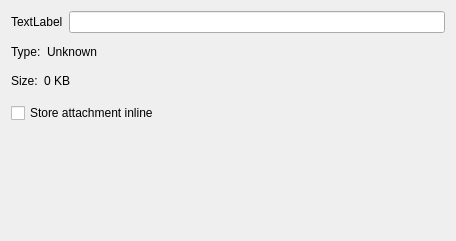
<?xml version="1.0" encoding="UTF-8"?>
<ui version="4.0">
 <class>AttachmentEditDialog</class>
 <widget class="QWidget" name="AttachmentEditDialog">
  <property name="geometry">
   <rect>
    <x>0</x>
    <y>0</y>
    <width>445</width>
    <height>241</height>
   </rect>
  </property>
  <layout class="QGridLayout" name="gridLayout">
   <item row="0" column="0" colspan="2">
    <layout class="QHBoxLayout" name="horizontalLayout">
     <item>
      <widget class="QLabel" name="mIcon">
       <property name="text">
        <string>TextLabel</string>
       </property>
      </widget>
     </item>
     <item>
      <widget class="KLineEdit" name="mLabelEdit">
       <property name="toolTip">
        <string extracomment="@info:tooltip">Give the attachment a name</string>
       </property>
       <property name="whatsThis">
        <string extracomment="@info:whatsthis">Type any string you desire here for the name of the attachment</string>
       </property>
       <property name="clickMessage">
        <string extracomment="@label">Attachment name</string>
       </property>
      </widget>
     </item>
    </layout>
   </item>
   <item row="1" column="0" colspan="2">
    <widget class="KSeparator" name="kseparator"/>
   </item>
   <item row="2" column="1">
    <widget class="QLabel" name="mTypeLabel">
     <property name="sizePolicy">
      <sizepolicy hsizetype="Expanding" vsizetype="Preferred">
       <horstretch>0</horstretch>
       <verstretch>0</verstretch>
      </sizepolicy>
     </property>
     <property name="text">
      <string>Unknown</string>
     </property>
    </widget>
   </item>
   <item row="4" column="0" colspan="2">
    <widget class="QCheckBox" name="mInlineCheck">
     <property name="toolTip">
      <string extracomment="@info:tooltip">Store the attachment file inside the calendar</string>
     </property>
     <property name="whatsThis">
      <string extracomment="@info:whatsthis">Checking this option will cause the attachment to be stored inside your calendar, which can take a lot of space depending on the size of the attachment. If this option is not checked, then only a link pointing to the attachment will be stored.  Do not use a link for attachments that change often or may be moved (or removed) from their current location.</string>
     </property>
     <property name="text">
      <string extracomment="@option:check">Store attachment inline</string>
     </property>
    </widget>
   </item>
   <item row="6" column="0" colspan="2">
    <spacer name="verticalSpacer">
     <property name="orientation">
      <enum>Qt::Vertical</enum>
     </property>
     <property name="sizeHint" stdset="0">
      <size>
       <width>434</width>
       <height>109</height>
      </size>
     </property>
    </spacer>
   </item>
   <item row="3" column="0" colspan="2">
    <widget class="QStackedWidget" name="mStackedWidget">
     <property name="sizePolicy">
      <sizepolicy hsizetype="Preferred" vsizetype="Fixed">
       <horstretch>0</horstretch>
       <verstretch>0</verstretch>
      </sizepolicy>
     </property>
     <property name="currentIndex">
      <number>1</number>
     </property>
     <widget class="QWidget" name="page">
      <layout class="QHBoxLayout" name="horizontalLayout_2">
       <property name="leftMargin">
        <number>0</number>
       </property>
       <property name="rightMargin">
        <number>0</number>
       </property>
       <item>
        <widget class="QLabel" name="label_2">
         <property name="sizePolicy">
          <sizepolicy hsizetype="Minimum" vsizetype="Preferred">
           <horstretch>0</horstretch>
           <verstretch>0</verstretch>
          </sizepolicy>
         </property>
         <property name="text">
          <string>Location:</string>
         </property>
         <property name="alignment">
          <set>Qt::AlignRight|Qt::AlignTrailing|Qt::AlignVCenter</set>
         </property>
        </widget>
       </item>
       <item>
        <widget class="KUrlRequester" name="mURLRequester">
         <property name="toolTip">
          <string extracomment="@info:tooltip">Provide a location for the attachment file</string>
         </property>
         <property name="whatsThis">
          <string extracomment="@info:whatsthis">Enter the path to the attachment file or use the file browser by pressing the adjacent button</string>
         </property>
        </widget>
       </item>
      </layout>
     </widget>
     <widget class="QWidget" name="page_2">
      <layout class="QHBoxLayout" name="horizontalLayout_3">
       <property name="leftMargin">
        <number>0</number>
       </property>
       <property name="rightMargin">
        <number>0</number>
       </property>
       <item>
        <widget class="QLabel" name="label_3">
         <property name="sizePolicy">
          <sizepolicy hsizetype="Fixed" vsizetype="Preferred">
           <horstretch>0</horstretch>
           <verstretch>0</verstretch>
          </sizepolicy>
         </property>
         <property name="text">
          <string extracomment="@label">Size:</string>
         </property>
        </widget>
       </item>
       <item>
        <widget class="QLabel" name="mSizeLabel">
         <property name="text">
          <string>0 KB</string>
         </property>
        </widget>
       </item>
      </layout>
     </widget>
    </widget>
   </item>
   <item row="2" column="0">
    <widget class="QLabel" name="label">
     <property name="sizePolicy">
      <sizepolicy hsizetype="Minimum" vsizetype="Preferred">
       <horstretch>0</horstretch>
       <verstretch>0</verstretch>
      </sizepolicy>
     </property>
     <property name="text">
      <string>Type:</string>
     </property>
     <property name="alignment">
      <set>Qt::AlignLeading|Qt::AlignLeft|Qt::AlignVCenter</set>
     </property>
    </widget>
   </item>
  </layout>
 </widget>
 <customwidgets>
  <customwidget>
   <class>KUrlRequester</class>
   <extends>QFrame</extends>
   <header>kurlrequester.h</header>
  </customwidget>
  <customwidget>
   <class>KLineEdit</class>
   <extends>QLineEdit</extends>
   <header>klineedit.h</header>
  </customwidget>
  <customwidget>
   <class>KSeparator</class>
   <extends>QFrame</extends>
   <header>kseparator.h</header>
  </customwidget>
 </customwidgets>
 <resources/>
 <connections/>
</ui>
